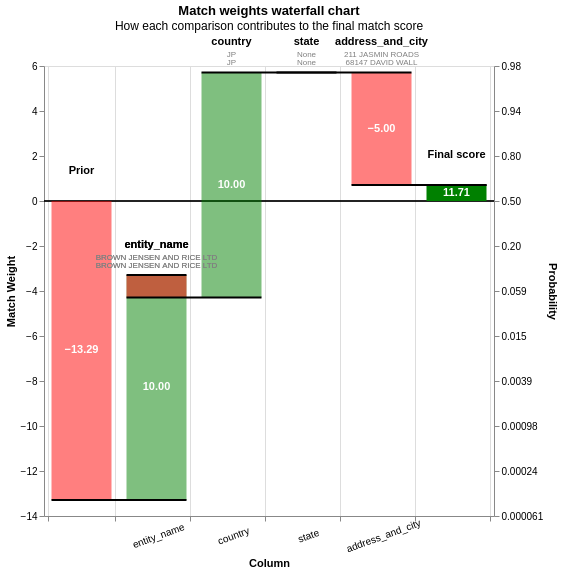

Source (notebook cell):
### Code cell
entity_counts = df_entities__f['entity_id'].value_counts()
valid_entity_ids = entity_counts[(entity_counts >= 5) & (entity_counts <= 55)].index

if len(valid_entity_ids) > 0:
    chosen_entity_id = valid_entity_ids[0]
    filtered_entities = df_entities__f[df_entities__f['entity_id'] == chosen_entity_id]
    print(filtered_entities)
else:
    print("No entity_id found with between 15 and 45 entries.")

chart, cluster_dict = __display_waterfall_chart(filtered_entities)
display(chart)

### Figure 1 — Vega-Lite specification as saved in the notebook (floating-point values rounded to 4 significant figures)
{"config": {"view": {"continuousWidth": 400, "continuousHeight": 300}}, "layer": [{"layer": [{"mark": "rule", "encoding": {"color": {"value": "black"}, "size": {"value": 0.5}, "y": {"field": "zero", "type": "quantitative"}}}, {"mark": {"type": "bar", "width": 60}, "encoding": {"color": {"condition": {"test": "(datum.log2_bayes_factor < 0)", "value": "red"}, "value": "green"}, "opacity": {"condition": {"test": "datum.column_name == 'Prior match weight' || datum.column_name == 'Final score'", "value": 1}, "value": 0.5}, "tooltip": [{"field": "column_name", "title": "Comparison column", "type": "nominal"}, {"field": "value_l", "title": "Value (L)", "type": "nominal"}, {"field": "value_r", "title": "Value (R)", "type": "nominal"}, {"field": "label_for_charts", "title": "Label", "type": "ordinal"}, {"field": "sql_condition", "title": "SQL condition", "type": "nominal"}, {"field": "comparison_vector_value", "title": "Comparison vector value", "type": "nominal"}, {"field": "bayes_factor", "format": ",.4f", "title": "Bayes factor = m/u", "type": "quantitative"}, {"field": "log2_bayes_factor", "format": ",.4f", "title": "Match weight = log2(m/u)", "type": "quantitative"}, {"field": "prob", "format": ".4f", "title": "Cumulative match probability", "type": "quantitative"}, {"field": "bayes_factor_description", "title": "Match weight description", "type": "nominal"}], "x": {"axis": {"grid": true, "labelAlign": "center", "labelAngle": -20, "labelExpr": "datum.value == 'Prior' || datum.value == 'Final score' ? '' : datum.value", "labelPadding": 10, "tickBand": "extent", "title": "Column"}, "field": "column_name", "sort": {"field": "bar_sort_order", "order": "ascending"}, "type": "nominal"}, "y": {"axis": {"grid": false, "orient": "left", "title": "Match Weight"}, "field": "previous_sum", "type": "quantitative"}, "y2": {"field": "sum"}}}, {"mark": {"type": "text", "fontWeight": "bold"}, "encoding": {"color": {"value": "white"}, "text": {"condition": {"test": "abs(datum.log2_bayes_factor) > 1", "field": "log2_bayes_factor", "format": ".2f", "type": "nominal"}, "value": ""}, "x": {"axis": {"labelAngle": -20, "title": "Column"}, "field": "column_name", "sort": {"field": "bar_sort_order", "order": "ascending"}, "type": "nominal"}, "y": {"axis": {"orient": "left"}, "field": "center", "type": "quantitative"}}}, {"mark": {"type": "text", "baseline": "bottom", "dy": -25, "fontWeight": "bold"}, "encoding": {"color": {"value": "black"}, "text": {"field": "column_name", "type": "nominal"}, "x": {"axis": {"labelAngle": -20, "title": "Column"}, "field": "column_name", "sort": {"field": "bar_sort_order", "order": "ascending"}, "type": "nominal"}, "y": {"field": "sum_top", "type": "quantitative"}}}, {"mark": {"type": "text", "baseline": "bottom", "dy": -13, "fontSize": 8}, "encoding": {"color": {"value": "grey"}, "text": {"field": "value_l", "type": "nominal"}, "x": {"axis": {"labelAngle": -20, "title": "Column"}, "field": "column_name", "sort": {"field": "bar_sort_order", "order": "ascending"}, "type": "nominal"}, "y": {"field": "sum_top", "type": "quantitative"}}}, {"mark": {"type": "text", "baseline": "bottom", "dy": -5, "fontSize": 8}, "encoding": {"color": {"value": "grey"}, "text": {"field": "value_r", "type": "nominal"}, "x": {"axis": {"labelAngle": -20, "title": "Column"}, "field": "column_name", "sort": {"field": "bar_sort_order", "order": "ascending"}, "type": "nominal"}, "y": {"field": "sum_top", "type": "quantitative"}}}]}, {"mark": {"type": "rule", "color": "black", "strokeWidth": 2, "x2Offset": 30, "xOffset": -30}, "encoding": {"x": {"axis": {"labelAngle": -20, "title": "Column"}, "field": "column_name", "sort": {"field": "bar_sort_order", "order": "ascending"}, "type": "nominal"}, "x2": {"field": "lead"}, "y": {"axis": {"labelExpr": "format(1 / (1 + pow(2, -1*datum.value)), '.2r')", "orient": "right", "title": "Probability"}, "field": "sum", "scale": {"zero": false}, "type": "quantitative"}}}], "data": {"name": "data-36d13c68bd3e01cb68001eab67cfdce1"}, "height": 450, "params": [{"name": "record_number", "bind": {"input": "range", "max": 0, "min": 0, "step": 1}, "value": 0}], "resolve": {"axis": {"y": "independent"}}, "title": {"text": "Match weights waterfall chart", "subtitle": "How each comparison contributes to the final match score"}, "transform": [{"filter": "(datum.record_number == record_number)"}, {"window": [{"op": "sum", "field": "log2_bayes_factor", "as": "sum"}, {"op": "lead", "field": "column_name", "as": "lead"}], "frame": [null, 0]}, {"calculate": "datum.column_name === \"Final score\" ? datum.sum - datum.log2_bayes_factor : datum.sum", "as": "sum"}, {"calculate": "datum.lead === null ? datum.column_name : datum.lead", "as": "lead"}, {"calculate": "datum.column_name === \"Final score\" || datum.column_name === \"Prior match weight\" ? 0 : datum.sum - datum.log2_bayes_factor", "as": "previous_sum"}, {"calculate": "datum.sum > datum.previous_sum ? datum.column_name : \"\"", "as": "top_label"}, {"calculate": "datum.sum < datum.previous_sum ? datum.column_name : \"\"", "as": "bottom_label"}, {"calculate": "datum.sum > datum.previous_sum ? datum.sum : datum.previous_sum", "as": "sum_top"}, {"calculate": "datum.sum < datum.previous_sum ? datum.sum : datum.previous_sum", "as": "sum_bottom"}, {"calculate": "(datum.sum + datum.previous_sum) / 2", "as": "center"}, {"calculate": "(datum.log2_bayes_factor > 0 ? \"+\" : \"\") + datum.log2_bayes_factor", "as": "text_log2_bayes_factor"}, {"calculate": "datum.sum < datum.previous_sum ? 4 : -4", "as": "dy"}, {"calculate": "datum.sum < datum.previous_sum ? \"top\" : \"bottom\"", "as": "baseline"}, {"calculate": "1. / (1 + pow(2, -1.*datum.sum))", "as": "prob"}, {"calculate": "0*datum.sum", "as": "zero"}], "width": {"step": 75}, "$schema": "https://vega.github.io/schema/vega-lite/v5.9.3.json", "datasets": {"data-36d13c68bd3e01cb68001eab67cfdce1": [{"column_name": "Prior", "label_for_charts": "Starting match weight (prior)", "sql_condition": null, "log2_bayes_factor": -13.29, "bayes_factor": 0.0001, "comparison_vector_value": null, "m_probability": null, "u_probability": null, "bayes_factor_description": null, "value_l": "", "value_r": "", "term_frequency_adjustment": null, "bar_sort_order": 0, "record_number": 0}, {"sql_condition": "\"entity_name_l\" = \"entity_name_r\"", "label_for_charts": "Exact match on entity_name", "m_probability": 0.95, "u_probability": 0.0009277, "bayes_factor": 1024.0, "log2_bayes_factor": 10.0, "comparison_vector_value": 1, "bayes_factor_description": "If comparison level is `exact match on entity_name` then comparison is 1,024 times more likely to be a match", "column_name": "entity_name", "value_l": "BROWN JENSEN AND RICE LTD", "value_r": "BROWN JENSEN AND RICE LTD", "term_frequency_adjustment": false, "bar_sort_order": 1, "record_number": 0}, {"sql_condition": "levenshtein(\"entity_name_l\", \"entity_name_r\") <= 2", "label_for_charts": "Levenshtein distance of entity_name <= 2", "m_probability": 0.01667, "u_probability": 0.03333, "bayes_factor": 0.5, "log2_bayes_factor": -1.0, "comparison_vector_value": 1, "bayes_factor_description": "If comparison level is `levenshtein distance of entity_name <= 2` then comparison is 2 times less likely to be a match", "column_name": "entity_name", "value_l": "BROWN JENSEN AND RICE LTD", "value_r": "BROWN JENSEN AND RICE LTD", "term_frequency_adjustment": false, "bar_sort_order": 2, "record_number": 0}, {"sql_condition": "\"country_l\" = \"country_r\"", "label_for_charts": "Exact match on country", "m_probability": 0.95, "u_probability": 0.0009277, "bayes_factor": 1024.0, "log2_bayes_factor": 10.0, "comparison_vector_value": 1, "bayes_factor_description": "If comparison level is `exact match on country` then comparison is 1,024 times more likely to be a match", "column_name": "country", "value_l": "JP", "value_r": "JP", "term_frequency_adjustment": false, "bar_sort_order": 3, "record_number": 0}, {"sql_condition": "\"state_l\" IS NULL OR \"state_r\" IS NULL", "label_for_charts": "state is NULL", "bayes_factor": 1.0, "log2_bayes_factor": 0.0, "comparison_vector_value": -1, "bayes_factor_description": "If comparison level is `state is null` then comparison is 1 times more likely to be a match", "column_name": "state", "value_l": "None", "value_r": "None", "term_frequency_adjustment": false, "bar_sort_order": 4, "record_number": 0}, {"sql_condition": "ELSE", "label_for_charts": "All other comparisons", "m_probability": 0.05, "u_probability": 1.6, "bayes_factor": 0.03125, "log2_bayes_factor": -5.0, "comparison_vector_value": 0, "bayes_factor_description": "If comparison level is `all other comparisons` then comparison is 32 times less likely to be a match", "column_name": "address_and_city", "value_l": "211 JASMIN ROADS", "value_r": "68147 DAVID WALL", "term_frequency_adjustment": false, "bar_sort_order": 5, "record_number": 0}, {"column_name": "Final score", "label_for_charts": "Final score", "sql_condition": null, "log2_bayes_factor": 11.71, "bayes_factor": 3356.0, "comparison_vector_value": null, "m_probability": null, "u_probability": null, "bayes_factor_description": null, "value_l": "", "value_r": "", "term_frequency_adjustment": null, "bar_sort_order": 6, "record_number": 0}]}}
